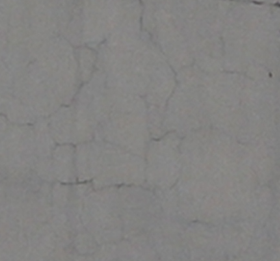
#> input picture src/modelos/modelo_segmentacao/yolo/images/train/FR3.PNG, 280 x 261 px
$ python mask_func.py
#> lines starting #> are read from the running program, lines starting #| are printed output that depends on the picture; after the words box and inside, x2 and y2 are one past the last pixel; in counts of white or black regions, pixels touching at a corner belong together
import os
import cv2
import numpy as np
from skimage.filters import sato, frangi, meijering
from skimage import measure, morphology
from scipy import ndimage


def adaptive_threshold_analysis(image):
    mean_val = np.mean(image)
    std_val = np.std(image)
    adaptive_thresh = mean_val - 0.5 * std_val
    fallback_thresh = mean_val - 1.2 * std_val
    return max(20, min(120, int(adaptive_thresh))), max(10, min(80, int(fallback_thresh)))


def enhance_cracks(image):
    gray = cv2.cvtColor(image, cv2.COLOR_BGR2GRAY)
    bilateral = cv2.bilateralFilter(gray, d=5, sigmaColor=50, sigmaSpace=50)
    clahe = cv2.createCLAHE(clipLimit=3.0, tileGridSize=(8, 8))
    enhanced = clahe.apply(bilateral)
    sato_filtered = sato(enhanced, sigmas=range(1, 2), black_ridges=True)
    frangi_filtered = frangi(enhanced, sigmas=range(1, 4), black_ridges=True)
    meijering_filtered = meijering(enhanced, sigmas=range(1, 3), black_ridges=True)
    combined = (0.4 * sato_filtered + 0.4 * frangi_filtered + 0.2 * meijering_filtered)
    combined_norm = (combined - np.min(combined)) / (np.max(combined) - np.min(combined))
    combined_uint8 = (combined_norm * 255).astype(np.uint8)
    return combined_uint8, enhanced


def remove_noise_advanced(mask, min_size=200, aspect_ratio_threshold=3.0):
    labeled = measure.label(mask.astype(bool), connectivity=2)
    cleaned = np.zeros_like(mask)
    for region in measure.regionprops(labeled):
        area = region.area
        bbox = region.bbox
        height = bbox[2] - bbox[0]
        width = bbox[3] - bbox[1]
        if height > 0 and width > 0:
            aspect_ratio = max(height, width) / min(height, width)
        else:
            aspect_ratio = 1
        solidity = region.solidity if region.solidity > 0 else 0
        extent = region.extent if region.extent > 0 else 0
        keep_region = (
            area >= min_size and
            (aspect_ratio >= aspect_ratio_threshold or area >= min_size * 2) and
            solidity < 0.8 and
            extent < 0.6
        )
        if keep_region:
            coords = region.coords
            cleaned[coords[:, 0], coords[:, 1]] = 255
    return cleaned


def post_process_morphology(mask):
    kernel_close = cv2.getStructuringElement(cv2.MORPH_ELLIPSE, (3, 3))
    kernel_open = cv2.getStructuringElement(cv2.MORPH_ELLIPSE, (2, 2))
    closed = cv2.morphologyEx(mask, cv2.MORPH_CLOSE, kernel_close)
    opened = cv2.morphologyEx(closed, cv2.MORPH_OPEN, kernel_open)
    smoothed = cv2.medianBlur(opened, 3)
    return smoothed


def generate_mask(image, min_size=150, aspect_ratio_threshold=2.5):
    if image is None:
        raise ValueError("Imagem inválida ou não carregada corretamente.")
    enhanced_image, original_enhanced = enhance_cracks(image)
    initial_thresh, fallback_thresh = adaptive_threshold_analysis(enhanced_image)
    thresholds = [initial_thresh, fallback_thresh, initial_thresh + 20, initial_thresh - 20]
    best_mask = None
    best_score = 0
    for thresh in thresholds:
        if thresh < 5 or thresh > 200:
            continue
        _, mask = cv2.threshold(enhanced_image, thresh, 255, cv2.THRESH_BINARY)
        mask = post_process_morphology(mask)
        cleaned = remove_noise_advanced(mask, min_size, aspect_ratio_threshold)
        score = evaluate_mask_quality(cleaned, original_enhanced)
        if score > best_score:
            best_score = score
            best_mask = cleaned.copy()
    if best_mask is None or np.sum(best_mask) < 1000:
        print("Tentando abordagem conservadora...")
        return conservative_approach(image, min_size)
    return best_mask


def evaluate_mask_quality(mask, original_image):
    if np.sum(mask) == 0:
        return 0
    labeled = measure.label(mask.astype(bool), connectivity=2)
    num_components = np.max(labeled)
    coverage = np.sum(mask > 0) / mask.size
    score = 0
    if num_components > 0:
        avg_component_size = np.sum(mask > 0) / num_components
        if avg_component_size > 300:
            score += 50
    if 0.01 < coverage < 0.15:
        score += 30
    elif coverage < 0.01:
        score -= 20
    elif coverage > 0.2:
        score -= 50
    return score


def conservative_approach(image, min_size):
    gray = cv2.cvtColor(image, cv2.COLOR_BGR2GRAY)
    blurred = cv2.GaussianBlur(gray, (5, 5), 0)
    clahe = cv2.createCLAHE(clipLimit=2.0, tileGridSize=(8, 8))
    enhanced = clahe.apply(blurred)
    sato_filtered = sato(enhanced, sigmas=range(1, 2), black_ridges=True)
    sato_norm = (sato_filtered - np.min(sato_filtered)) / (np.max(sato_filtered) - np.min(sato_filtered))
    sato_uint8 = (sato_norm * 255).astype(np.uint8)
    _, mask = cv2.threshold(sato_uint8, 60, 255, cv2.THRESH_BINARY)
    kernel = cv2.getStructuringElement(cv2.MORPH_ELLIPSE, (3, 3))
    mask = cv2.morphologyEx(mask, cv2.MORPH_OPEN, kernel)
    mask = cv2.morphologyEx(mask, cv2.MORPH_CLOSE, kernel)
    cleaned = remove_noise_advanced(mask, min_size * 2, 4.0)
    return cleaned


if __name__ == "__main__":
    datasets = ['train', 'val', 'test']
    classes = ['thermal', 'retraction']
    stats = {'total': 0, 'success': 0, 'failed': 0}
    for dataset in datasets:
        root_images = os.path.join('../yolo/images', dataset)
        root_masks = os.path.join('../yolo/masks', dataset)
        for class_name in classes:
            os.makedirs(os.path.join(root_masks, class_name), exist_ok=True)
        if not os.path.exists(root_images):
            print(f"Pasta de imagens não encontrada: {root_images}")
            continue
        for image_name in os.listdir(root_images):
            if not image_name.lower().endswith(('.jpg', '.jpeg', '.png')):
                continue
            stats['total'] += 1
            upper_name = image_name.upper()
            if 'FT' in upper_name:
                mask_subfolder = 'thermal'
            elif 'FR' in upper_name:
                mask_subfolder = 'retraction'
            else:
                print(f"Nome inválido para classificar: {image_name}")
                continue
            image_path = os.path.join(root_images, image_name)
            image = cv2.imread(image_path)
#> image is the input picture: shape (261, 280, 3); mean B, G, R 129.8, 131, 132
            if image is None:
                print(f"Erro ao carregar imagem: {image_path}")
                stats['failed'] += 1
                continue
            try:
                mask = generate_mask(image)
#> in enhance_cracks, `sato_filtered = sato(enhanced, sigmas=range(1, 2), black_ridges=True)`:
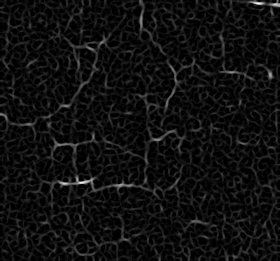
#> sato_filtered: shape (261, 280) float64; min 0, max 15.08, mean 0.922; drawn with min black and max white
#> in enhance_cracks, `frangi_filtered = frangi(enhanced, sigmas=range(1, 4), black_ridges=Tr..`:
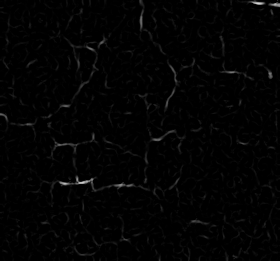
#> frangi_filtered: shape (261, 280) float64; min 0, max 0.85, mean 0.013
#> in adaptive_threshold_analysis, `mean_val = np.mean(image)`: mean_val = 14.57
#> in adaptive_threshold_analysis, `std_val = np.std(image)`: std_val = 17.27
#> in adaptive_threshold_analysis, `adaptive_thresh = mean_val - 0.5 * std_val`: adaptive_thresh = 5.93
#> in adaptive_threshold_analysis, `fallback_thresh = mean_val - 1.2 * std_val`: fallback_thresh = -6.15
#> in generate_mask, `initial_thresh, fallback_thresh = adaptive_threshold_analysis(enhanced..`: initial_thresh = 20; fallback_thresh = 10
#> in generate_mask, `thresholds = [initial_thresh, fallback_thresh, initial_thresh + 20, in..`: thresholds = [20, 10, 40, 0]
#> the loop in generate_mask, `for thresh in thresholds:` made 4 passes
#> (thresh, num_components in evaluate_mask_quality, coverage in evaluate_mask_quality, score, avg_component_size in evaluate_mask_quality, best_score) on pass 1: (20, 6, 0.115, 80, 1402, 80)
#> (thresh, num_components in evaluate_mask_quality, coverage in evaluate_mask_quality, score, avg_component_size in evaluate_mask_quality) on passes 2 to 3: (10, 1, 0.553, 0, 40416), (40, 1, 0.00553, 30, 404)
#> pass 1, in generate_mask, `_, mask = cv2.threshold(enhanced_image, thresh, 255, cv2.THRESH_BINARY)`:
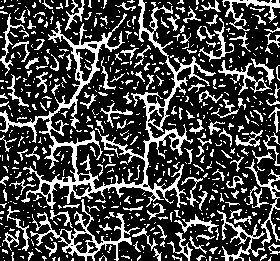
#> mask: shape (261, 280); 26.5% white in thin lines or dots
#> pass 1, in post_process_morphology, `smoothed = cv2.medianBlur(opened, 3)`:
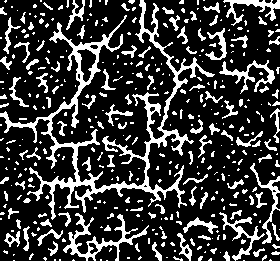
#> smoothed: shape (261, 280); 22.6% white; 397 white regions (274 under 20 px), largest, box (x1, y1, x2, y2) and area: (0, 0, 215, 220) 5725, (63, 213, 149, 261) 914, (219, 60, 275, 94) 485
#> after the loop in generate_mask, `for thresh in thresholds:`:
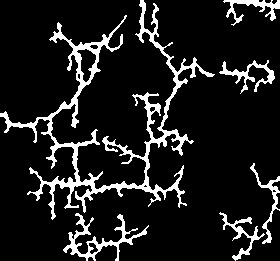
#> best_mask: shape (261, 280); 11.5% white; 6 white regions, box (x1, y1, x2, y2) and area: (0, 0, 215, 220) 5725, (63, 213, 149, 261) 914, (219, 60, 275, 94) 485, (223, 0, 280, 26) 454, (219, 212, 265, 261) 440, (250, 163, 280, 244) 394
#> after the loop in generate_mask, `for thresh in thresholds:`:
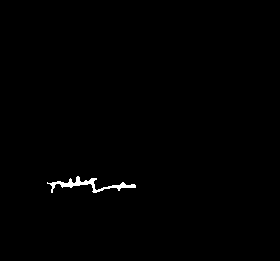
#> cleaned: shape (261, 280); 0.55% white; 1 white region, box (x1, y1, x2, y2) and area: (47, 176, 136, 193) 404
#> after the loop in generate_mask, `for thresh in thresholds:`:
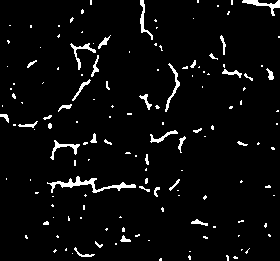
#> mask: shape (261, 280); 4.3% white in thin lines or dots
#> after the loop in generate_mask, `for thresh in thresholds:`: best_score = 80
                if np.sum(mask) < 500:
                    print(f"Máscara muito vazia: {image_name}, tentando abordagem alternativa...")
                    mask = conservative_approach(image, 100)
                mask_path = os.path.join(root_masks, mask_subfolder, image_name)
                cv2.imwrite(mask_path, mask)
                print(f"Máscara salva com sucesso: {mask_path} (pixels: {np.sum(mask > 0)})")
#| Máscara salva com sucesso: ../yolo/masks/train/retraction/FR3.PNG (pixels: 8412)
#> pass 3 of the loop `for dataset in datasets:`:
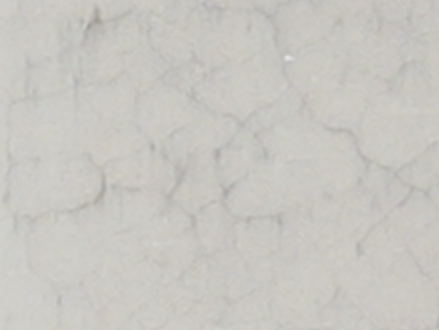
#> input picture src/modelos/modelo_segmentacao/yolo/images/test/FR104.PNG, 439 x 330 px
#> image is the input picture: shape (330, 439, 3); mean B, G, R 193.1, 198.6, 200.4
#> gray: shape (330, 439)
#> bilateral: shape (330, 439)
#> enhanced: shape (330, 439)
#> sato_filtered: shape (330, 439) float64
#> frangi_filtered: shape (330, 439) float64
#> meijering_filtered: shape (330, 439) float64
#> combined: shape (330, 439) float64
#> combined_norm: shape (330, 439) float64
#> combined_uint8: shape (330, 439)
#> the loop in generate_mask (call 2), `for thresh in thresholds:` made 4 passes
#> (thresh, num_components in evaluate_mask_quality, coverage in evaluate_mask_quality, score, avg_component_size in evaluate_mask_quality, best_score) on pass 3: (40, 11, 0.0392, 80, 516.7, 80)
#> pass 1, in generate_mask (call 2), `_, mask = cv2.threshold(enhanced_image, thresh, 255, cv2.THRESH_BINARY)`:
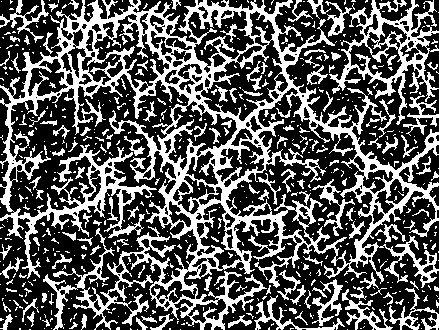
#> mask: shape (330, 439); 34.7% white; 614 white regions (475 under 20 px), largest, box (x1, y1, x2, y2) and area: (0, 0, 439, 330) 34255, (329, 0, 439, 125) 3442, (254, 295, 345, 330) 535
#> after the loop in generate_mask (call 2), `for thresh in thresholds:`:
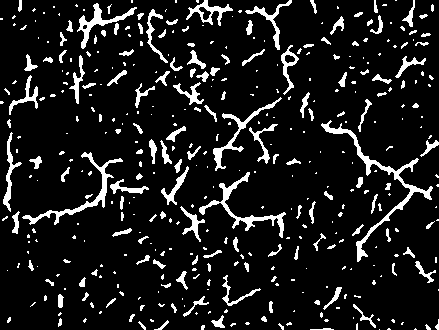
#> mask: shape (330, 439); 10.7% white; 408 white regions (259 under 20 px), largest, box (x1, y1, x2, y2) and area: (321, 120, 433, 262) 1240, (199, 172, 286, 238) 789, (22, 152, 123, 225) 780
#| Máscara salva com sucesso: ../yolo/masks/test/retraction/FR104.PNG (pixels: 5684)
                stats['success'] += 1
            except Exception as e:
                print(f"Erro ao gerar máscara para {image_name}: {e}")
                stats['failed'] += 1
                continue
    print("Processamento finalizado.")
    print(f"Imagens processadas com sucesso: {stats['success']}/{stats['total']} | Falhas: {stats['failed']}")
